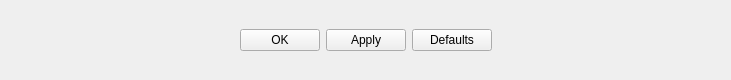
  <widget class="QWidget" name="horizontalLayoutWidget_20">
   <property name="geometry">
    <rect>
     <x>2</x>
     <y>500</y>
     <width>731</width>
     <height>80</height>
    </rect>
   </property>
   <layout class="QHBoxLayout" name="bottom_hor_layout">
    <item>
     <spacer name="bottom_left_hor_spacer">
      <property name="orientation">
       <enum>Qt::Horizontal</enum>
      </property>
      <property name="sizeHint" stdset="0">
       <size>
        <width>40</width>
        <height>20</height>
       </size>
      </property>
     </spacer>
    </item>
    <item>
     <layout class="QHBoxLayout" name="bot_buttons_hor_layout">
      <item>
       <widget class="QPushButton" name="ok_pushButton">
        <property name="text">
         <string>OK</string>
        </property>
       </widget>
      </item>
      <item>
       <widget class="QPushButton" name="apply_pushButton">
        <property name="styleSheet">
         <string notr="true"/>
        </property>
        <property name="text">
         <string>Apply</string>
        </property>
       </widget>
      </item>
      <item>
       <widget class="QPushButton" name="defaults_pushButton">
        <property name="text">
         <string>Defaults</string>
        </property>
       </widget>
      </item>
     </layout>
    </item>
    <item>
     <spacer name="bottom_right_hor_spacer">
      <property name="orientation">
       <enum>Qt::Horizontal</enum>
      </property>
      <property name="sizeHint" stdset="0">
       <size>
        <width>40</width>
        <height>20</height>
       </size>
      </property>
     </spacer>
    </item>
   </layout>
  </widget>
